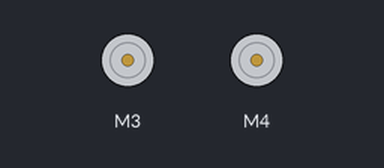
Bench run of a sketch on a simulated Arduino Uno, built with avr-gcc and run on an emulated ATmega328P. Parts: 2 × DC motor (green arrow = forward, orange = backward, longer = faster). What the sketch prints to the serial monitor is not drawn.

Above: at 10.7 s.
Timing chart, 0 to 14.6 s (numbered marks = the images above):
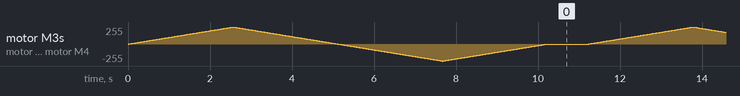

The sketch:

DCMotorTest.ino
```cpp
/*
This is a test sketch for the Adafruit assembled Motor Shield for Arduino v2
It won't work with v1.x motor shields! Only for the v2's with built in PWM
control

For use with the Adafruit Motor Shield v2
---->	http://www.adafruit.com/products/1438
*/

#include <Adafruit_MotorShield.h>

// Create the motor shield object with the default I2C address
Adafruit_MotorShield AFMS = Adafruit_MotorShield();
// Or, create it with a different I2C address (say for stacking)
// Adafruit_MotorShield AFMS = Adafruit_MotorShield(0x61);

// Select which 'port' M1, M2, M3 or M4. In this case, M1
Adafruit_DCMotor *leftMotor = AFMS.getMotor(3);
Adafruit_DCMotor *rightMotor = AFMS.getMotor(4);
// You can also make another motor on port M2
//Adafruit_DCMotor *myOtherMotor = AFMS.getMotor(2);

void setup() {
  Serial.begin(9600);           // set up Serial library at 9600 bps
  Serial.println("Adafruit Motorshield v2 - DC Motor test!");

  if (!AFMS.begin()) {         // create with the default frequency 1.6KHz
  // if (!AFMS.begin(1000)) {  // OR with a different frequency, say 1KHz
    Serial.println("Could not find Motor Shield. Check wiring.");
    while (1);
  }
  Serial.println("Motor Shield found.");

  // Set the speed to start, from 0 (off) to 255 (max speed)
  leftMotor->setSpeed(150);
  rightMotor->setSpeed(150);
  //leftMotor->run(FORWARD);
  //rightMotor->run(FORWARD);
  // turn on motor
  //leftMotor->run(RELEASE);
  //rightMotor->run(RELEASE);
}

void loop() {
  uint8_t i;

  Serial.print("tick");

  leftMotor->run(FORWARD);
  rightMotor->run(FORWARD);
  for (i=0; i<255; i++) {
    leftMotor->setSpeed(i);
    rightMotor->setSpeed(i);
    delay(10);
  }
  for (i=255; i!=0; i--) {
    leftMotor->setSpeed(i);
    rightMotor->setSpeed(i);
    delay(10);
  }

  Serial.print("tock");

  leftMotor->run(BACKWARD);
  rightMotor->run(BACKWARD);
  for (i=0; i<255; i++) {
    leftMotor->setSpeed(i);
    rightMotor->setSpeed(i);
    delay(10);
  }
  for (i=255; i!=0; i--) {
    leftMotor->setSpeed(i);
    rightMotor->setSpeed(i);
    delay(10);
  }

  Serial.print("tech");
  leftMotor->run(RELEASE);
  rightMotor->run(RELEASE);
  delay(1000);
}
```
